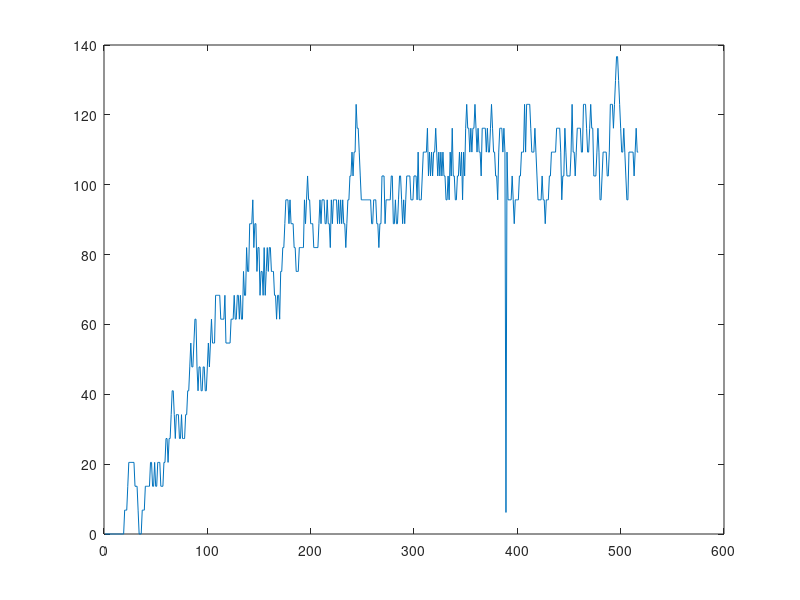

This figure's MATLAB source: (Note: this script raises an error after producing the figure.)
addpath('data');
load step_15_1ms.txt
load step_20_1ms.txt
load step_30_1ms.txt
load step_70_1ms.txt
load step_80_1ms.txt

close all;

windowSize = 11;
%% Step 15 percent
[steps, ~] = size(step_15_1ms);

t = 0:0.001:(steps-1)*0.001;
plot(step_15_1ms)

hold on;

step_15_1ms_ma = ma(step_15_1ms, windowSize);
plot(step_15_1ms_ma)

%% Step 20 percent
[steps, ~] = size(step_20_1ms);

t = 0:0.001:(steps-1)*0.001;
plot(step_20_1ms)

step_20_1ms_ma = ma(step_20_1ms, windowSize);
plot(step_20_1ms_ma)
%% Step 30 percent
[steps, ~] = size(step_30_1ms);

t = 0:0.001:(steps-1)*0.001;
plot(step_30_1ms)

step_30_1ms_ma = ma(step_30_1ms, windowSize);
plot(step_30_1ms_ma)
%% Step 70 percent
[steps, ~] = size(step_70_1ms);

t = 0:0.001:(steps-1)*0.001;
plot(step_70_1ms)
step_70_1ms_ma = ma(step_70_1ms, windowSize);
plot(step_70_1ms_ma)
%% Step 80 percent
[steps, ~] = size(step_80_1ms);

t = 0:0.001:(steps-1)*0.001;
plot(step_80_1ms)
step_80_1ms_ma = ma(step_80_1ms, windowSize);
plot(step_80_1ms_ma)

